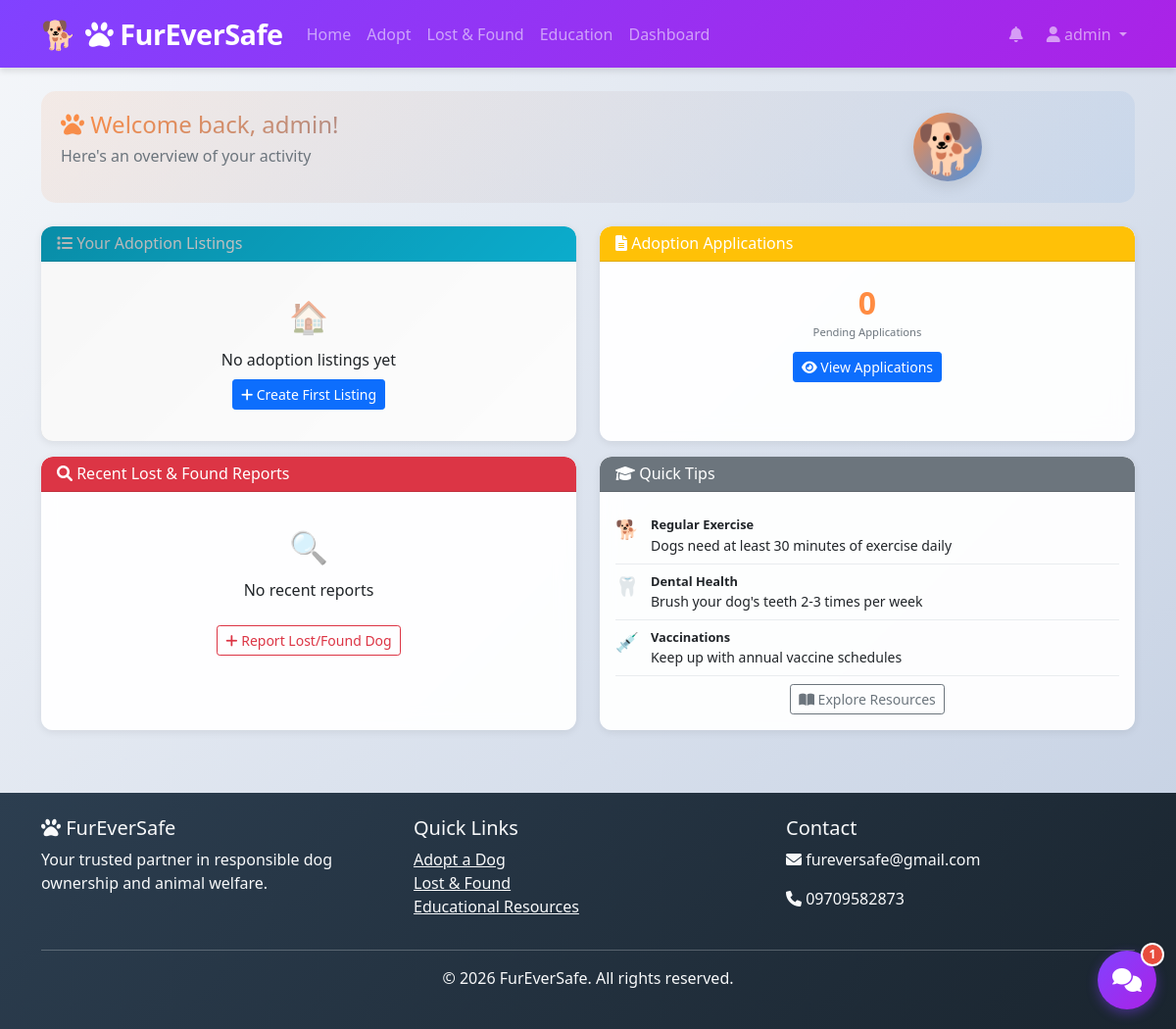
The app's page /dashboard (signed in), older data.
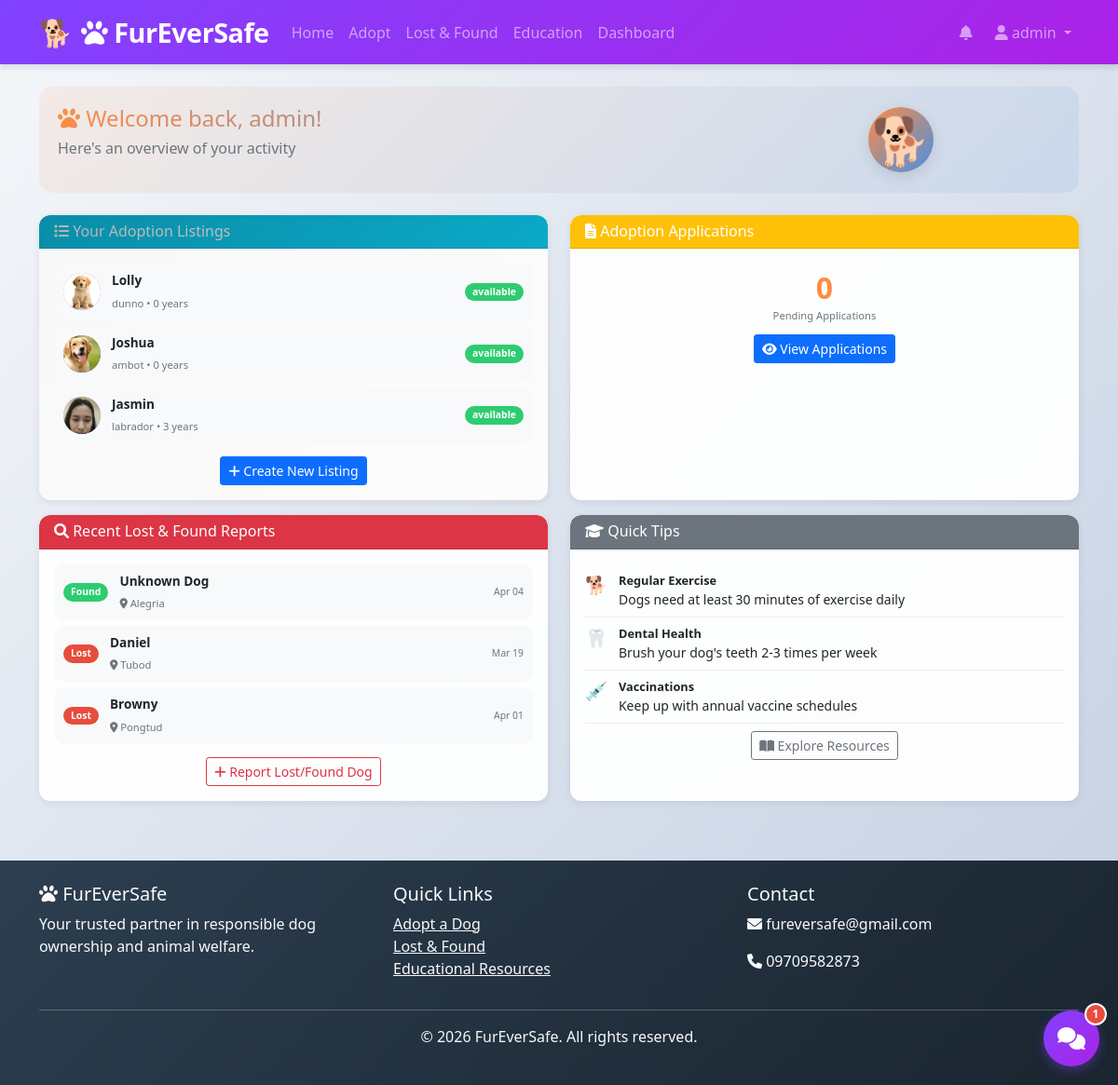
The same page, newer data.
### models.py (models this page shows)
class AdoptionListing(db.Model):
    id = db.Column(db.Integer, primary_key=True)
    shelter_id = db.Column(db.Integer, db.ForeignKey('user.id'), nullable=False)
    dog_name = db.Column(db.String(100), nullable=False)
    breed = db.Column(db.String(100))
    age = db.Column(db.Integer)
    gender = db.Column(db.String(20))
    size = db.Column(db.String(50))
    description = db.Column(db.Text)
    photo = db.Column(db.String(200))
    status = db.Column(db.String(50), default='available')  # available, pending, adopted
    created_at = db.Column(db.DateTime, default=datetime.utcnow)
    applications = db.relationship('AdoptionApplication', backref='listing', lazy=True, cascade='all, delete-orphan')

class LostFound(db.Model):
    id = db.Column(db.Integer, primary_key=True)
    type = db.Column(db.String(20), nullable=False)  # lost, found
    dog_name = db.Column(db.String(100))
    breed = db.Column(db.String(100))
    color = db.Column(db.String(100))
    location = db.Column(db.String(200), nullable=False)
    date_seen = db.Column(db.DateTime, nullable=False)
    description = db.Column(db.Text)
    photo = db.Column(db.String(200))
    contact_info = db.Column(db.String(200))
    status = db.Column(db.String(50), default='active')  # active, resolved
    reporter_id = db.Column(db.Integer, db.ForeignKey('user.id'), nullable=False)
    created_at = db.Column(db.DateTime, default=datetime.utcnow)

### app.py (the view)
@app.route('/dashboard')
@login_required
def dashboard():
    dogs = Dog.query.filter_by(owner_id=current_user.id).all() if current_user.user_type == 'owner' else []
    upcoming_appointments = []
    if current_user.user_type == 'owner':
        for dog in dogs:
            upcoming_appointments.extend(Appointment.query.filter_by(dog_id=dog.id)
                                       .filter(Appointment.appointment_date > datetime.now())
                                       .order_by(Appointment.appointment_date).limit(5).all())
    adoption_listings = []
    if current_user.user_type == 'shelter':
        adoption_listings = AdoptionListing.query.filter_by(shelter_id=current_user.id).order_by(AdoptionListing.created_at.desc()).limit(5).all()
    recent_reports = LostFound.query.filter_by(status='active').order_by(LostFound.created_at.desc()).limit(5).all()
    return render_template('dashboard.html',
                         dogs=dogs,
                         upcoming_appointments=upcoming_appointments,
                         adoption_listings=adoption_listings,
                         recent_reports=recent_reports)

### app.py (called while the page is built)
@login_manager.user_loader
def load_user(user_id):
    return db.session.get(User, int(user_id))

### templates/dashboard.html (shortened to what the changed rows need)
{% extends "base.html" %}
{% block content %}
<div class="container mt-4">
    <div class="welcome-section mb-4">
        <div class="row align-items-center">
            <div class="col-md-8">
                <h2 class="gradient-text">
                    <i class="fas fa-paw"></i> Welcome back, {{ current_user.username }}!
                </h2>
            </div>
        </div>
    </div>
    <div class="row mt-3">
        {% if current_user.user_type == 'shelter' %}
        <div class="col-md-6 mb-3">
            <div class="card adoption-card h-100">
                <div class="card-body p-3">
                    {% if adoption_listings %}
                        <div class="listing-list">
                            {% for listing in adoption_listings %}
                            <a href="{{ url_for('view_adoption_listing', listing_id=listing.id) }}" class="listing-item">
                                <div class="listing-avatar">
                                    {% if listing.photo %}
                                        <img src="{{ url_for('static', filename='uploads/' + listing.photo) }}" alt="{{ listing.dog_name }}">
                                    {% else %}
                                        <div class="avatar-placeholder">🐕</div>
                                    {% endif %}
                                </div>
                                <div class="listing-info">
                                    <strong>{{ listing.dog_name }}</strong>
                                    <small>{{ listing.breed }} • {{ listing.age }} years</small>
                                </div>
                                <span class="status-badge {% if listing.status == 'available' %}available{% else %}pending{% endif %}">
                                    {{ listing.status }}
                                </span>
                            </a>
                            {% endfor %}
                        </div>
                        <div class="mt-2 text-center">
                            <a href="{{ url_for('create_adoption_listing') }}" class="btn btn-sm btn-primary">
                                <i class="fas fa-plus"></i> Create New Listing
                            </a>
                        </div>
                    {% else %}
                        <div class="text-center py-3">
                            <div class="empty-icon">🏠</div>
                            <p class="mb-0">No adoption listings yet</p>
                            <a href="{{ url_for('create_adoption_listing') }}" class="btn btn-sm btn-primary mt-2">
                                <i class="fas fa-plus"></i> Create First Listing
                            </a>
                        </div>
                    {% endif %}
                </div>
            </div>
        </div>
        {% endif %}
        <div class="col-md-6 mb-3">
            <div class="card lost-found-card h-100">
                <div class="card-body p-3">
                    {% if recent_reports %}
                        <div class="report-list">
                            {% for report in recent_reports %}
                            <a href="{{ url_for('view_report', report_id=report.id) }}" class="report-item">
                                <span class="type-badge {% if report.type == 'lost' %}lost{% else %}found{% endif %}">
                                    {{ 'Lost' if report.type == 'lost' else 'Found' }}
                                </span>
                                <div class="report-info">
                                    <strong>{{ report.dog_name or 'Unknown Dog' }}</strong>
                                    <small><i class="fas fa-map-marker-alt"></i> {{ report.location }}</small>
                                </div>
                                <small class="report-date">{{ report.date_seen.strftime('%b %d') }}</small>
                            </a>
                            {% endfor %}
                        </div>
                    {% else %}
                        <div class="text-center py-3">
                            <div class="empty-icon">🔍</div>
                            <p class="mb-0">No recent reports</p>
                        </div>
                    {% endif %}
                </div>
            </div>
        </div>
    </div>
</div>
{% endblock %}

Row changes from the older to the newer data that the page shows:
added AdoptionListing: photo (picture), dog_name "Lolly", breed "dunno", age "0", status "available"
added AdoptionListing: photo (picture), dog_name "Joshua", breed "ambot", age "0", status "available"
added AdoptionListing: photo (picture), dog_name "Jasmin", breed "labrador", age "3", status "available"
added LostFound: type "Found", dog_name "Unknown Dog", location "Alegria", date_seen "Apr 04"
added LostFound: type "Lost", dog_name "Daniel", location "Tubod", date_seen "Mar 19"
added LostFound: type "Lost", dog_name "Browny", location "Pongtud", date_seen "Apr 01"
Text that changed along with them:
text no longer shown: "🏠 No adoption listings yet Create First Listing 🔍 No recent reports"
text now shown: "Create New Listing"
